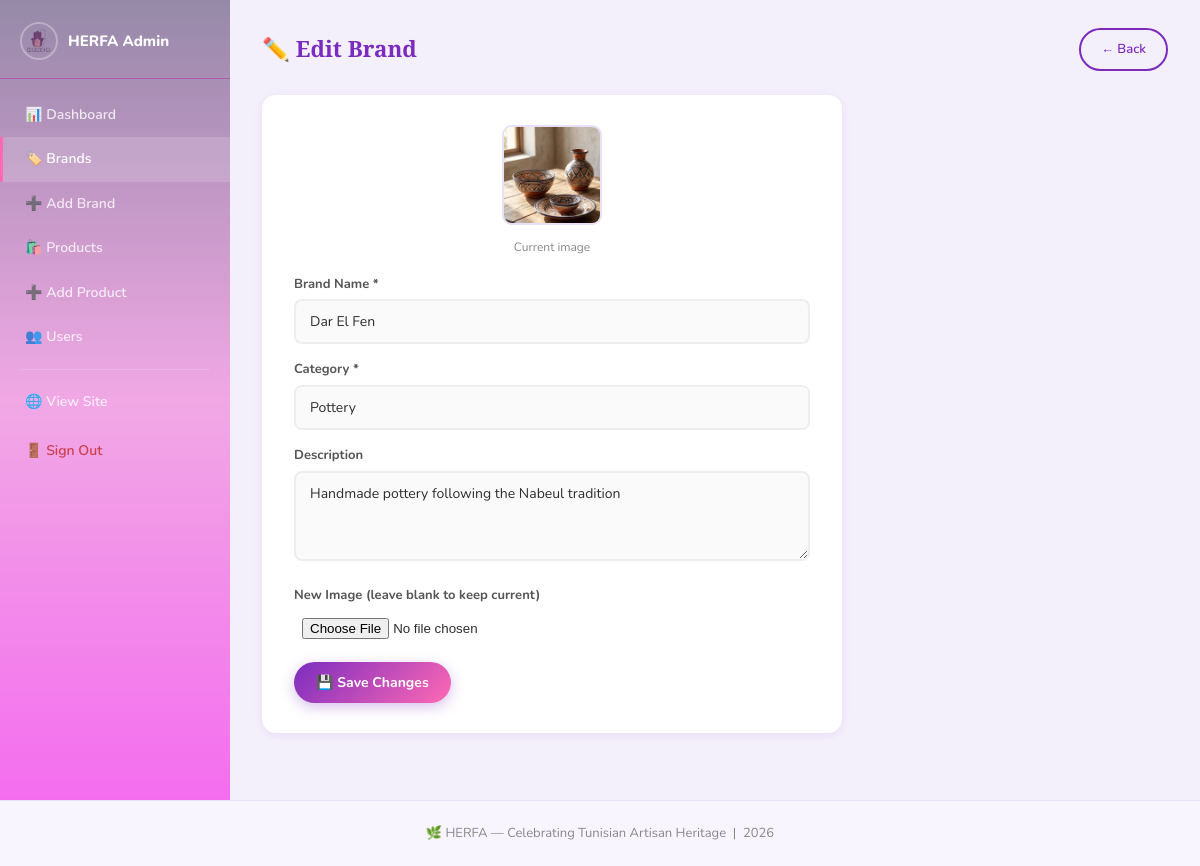
Screenshot of /admin/brand_edit.php?id=1 (signed in) with the database file from the repository.
### tables this page shows
CREATE TABLE IF NOT EXISTS brands (
    id INT AUTO_INCREMENT PRIMARY KEY,
    name VARCHAR(120) NOT NULL,
    category VARCHAR(80) NOT NULL,
    description TEXT,
    image VARCHAR(255),
    created_at DATETIME DEFAULT CURRENT_TIMESTAMP
);

### admin/brand_edit.php (the view, shortened to what this page needs)
<?php
$pdo = getPDO();
$id  = (int)($_GET['id'] ?? 0);
$brand = $pdo->prepare('SELECT * FROM brands WHERE id=?');
$brand->execute([$id]);
$brand = $brand->fetch();
include '../includes/header.php';
?>
<div class="admin-layout">
    <aside class="sidebar">
        <div class="sidebar-logo"><img src="../images/logo-removebg-preview.png" alt="HERFA"><span>HERFA Admin</span></div>
        <nav class="sidebar-nav">
            <a href="dashboard.php" class="slink">📊 Dashboard</a>
            <a href="brands.php" class="slink active">🏷️ Brands</a>
            <a href="brand_add.php" class="slink">➕ Add Brand</a>
            <a href="products.php" class="slink">🛍️ Products</a>
            <a href="product_add.php" class="slink">➕ Add Product</a>
            <a href="users.php" class="slink">👥 Users</a>
            <hr class="sidebar-hr">
            <a href="../index.php" class="slink">🌐 View Site</a>
            <a href="../logout.php" class="slink slink-logout">🚪 Sign Out</a>
        </nav>
    </aside>
    <main class="admin-main">
        <div class="admin-topbar">
            <h2>✏️ Edit Brand</h2>
            <a href="brands.php" class="btn-ghost">← Back</a>
        </div>
        <div class="form-card">
            <?php if ($brand['image']): ?>
            <div class="current-img">
                <img src="../<?= htmlspecialchars($brand['image']) ?>" alt="Current image">
                <p>Current image</p>
            </div>
            <?php endif; ?>
            <form method="POST" action="brand_edit.php?id=<?= $id ?>" enctype="multipart/form-data">
                <div class="form-group">
                    <label>Brand Name *</label>
                    <input type="text" name="name" value="<?= htmlspecialchars($brand['name']) ?>" required>
                </div>
                <div class="form-group">
                    <label>Category *</label>
                    <input type="text" name="category" value="<?= htmlspecialchars($brand['category']) ?>" required>
                </div>
                <div class="form-group">
                    <label>Description</label>
                    <textarea name="description"><?= htmlspecialchars($brand['description'] ?? '') ?></textarea>
                </div>
                <div class="form-group">
                    <label>New Image (leave blank to keep current)</label>
                    <input type="file" name="image" accept="image/*" class="file-input">
                </div>
                <button type="submit" class="btn-primary">💾 Save Changes</button>
            </form>
        </div>
    </main>
</div>
<?php include '../includes/footer.php'; ?>

### style.css (style rules this page uses)
:root { --purple: #7b2cbf; --purple-lt: #9d4edd; --pink: #ff69b4; --pink-lt: #ffb3d9; --teal: #0d9488; --bg: #f9f5ff; --card-bg: #ffffff; --text: #2e2e2e; --muted: #888; --border: #e8e0f4; --shadow-sm: 0 2px 10px rgba(123,44,191,.10); --shadow-md: 0 6px 24px rgba(123,44,191,.15); --shadow-lg: 0 12px 40px rgba(123,44,191,.20); --radius: 14px; --radius-sm: 8px; }
*, *::before, *::after { box-sizing: border-box; margin: 0; padding: 0; }
body { font-family: 'Nunito', 'Segoe UI', sans-serif; background: var(--bg); color: var(--text); min-height: 100vh; line-height: 1.6; }
a { color: var(--purple); text-decoration: none; }
.btn-primary { display: inline-block; padding: 11px 22px; background: linear-gradient(135deg, var(--purple), var(--pink)); color: white; border: none; border-radius: 25px; font-size: 14px; font-weight: 700; cursor: pointer; font-family: inherit; transition: opacity .2s, transform .15s, box-shadow .2s; box-shadow: 0 4px 14px rgba(123,44,191,.3); text-decoration: none; }
.btn-ghost { display: inline-block; padding: 9px 20px; border: 2px solid var(--purple); color: var(--purple); border-radius: 25px; font-size: 13px; font-weight: 600; transition: .2s; text-decoration: none; }
.form-group { margin-bottom: 15px; }
.form-group label { display:block; font-size:13px; font-weight:700; color:#555; margin-bottom:5px; }
input[type="text"], input[type="password"], input[type="email"], input[type="number"], textarea, select { width:100%; padding: 11px 14px; border: 2px solid #eee; border-radius: var(--radius-sm); font-size: 14px; font-family: inherit; transition: border-color .25s, box-shadow .25s; background: #fafafa; color: var(--text); }
textarea { resize:vertical; min-height:90px; }
.file-input { padding:8px; cursor:pointer; }
.admin-layout { display: grid; grid-template-columns: 230px 1fr; min-height: 100vh; }
.sidebar { background: linear-gradient(180deg, #9689a8 0%, #f1a8e5 50%, #f46def 100%); color: white; padding: 0; position: sticky; top:0; height:100vh; overflow-y:auto; }
.sidebar-logo { display: flex; align-items:center; gap:10px; padding: 22px 20px 18px; border-bottom: 1px solid rgba(193, 47, 171, 0.558); font-weight: 800; font-size: 15px; }
.sidebar-logo img { width:38px; height:38px; border-radius:50%; border:2px solid rgba(255,255,255,.3); }
.sidebar-nav { padding: 14px 0; }
.slink { display: block; padding: 11px 22px; color: rgba(255,255,255,.8); font-size: 14px; font-weight: 600; text-decoration: none; transition: background .2s, color .2s, padding-left .2s; border-left: 3px solid transparent; }
.slink.active { background:rgba(255,255,255,.15); color:white; border-left-color:var(--pink); }
.slink-logout { color:rgba(194, 46, 46, 0.85) !important; margin-top:4px; }
.sidebar-hr { border:none; border-top:1px solid rgba(255,255,255,.12); margin:10px 20px; }
.admin-main { padding: 28px 32px; background: #f4f0fb; overflow-y: auto; }
.admin-topbar { display: flex; align-items:center; justify-content:space-between; margin-bottom: 24px; }
.admin-topbar h2 { font-size:1.4rem; font-family:'Playfair Display',serif; color:var(--purple); }
.form-card { background: white; border-radius: var(--radius); padding: 30px 32px; box-shadow: var(--shadow-sm); max-width: 580px; }
.current-img { text-align:center; margin-bottom:16px; }
.current-img img { width:100px; height:100px; object-fit:cover; border-radius:10px; border:2px solid var(--border); }
.current-img p { font-size:12px; color:var(--muted); margin-top:5px; }

### rows the page displays
brands: image (picture), name "Dar El Fen", category "Pottery", description "Handmade pottery following the Nabeul tradition"
